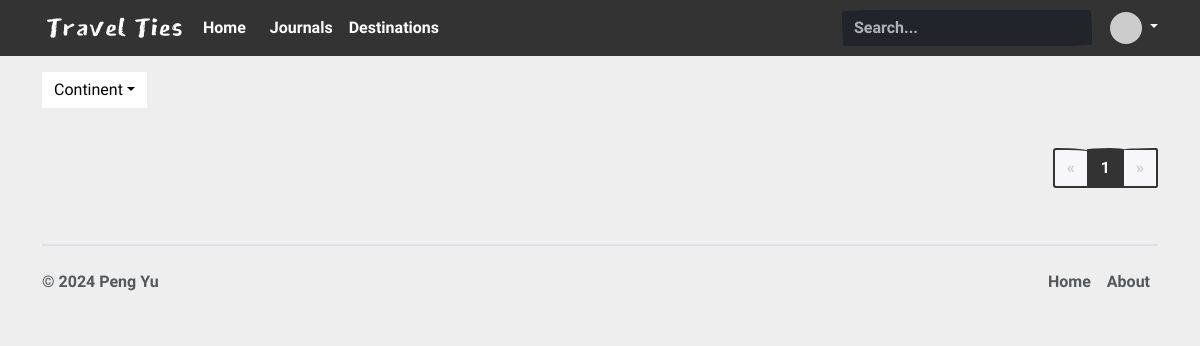
/destinations/ (signed in), run on an earlier commit of the app's database.
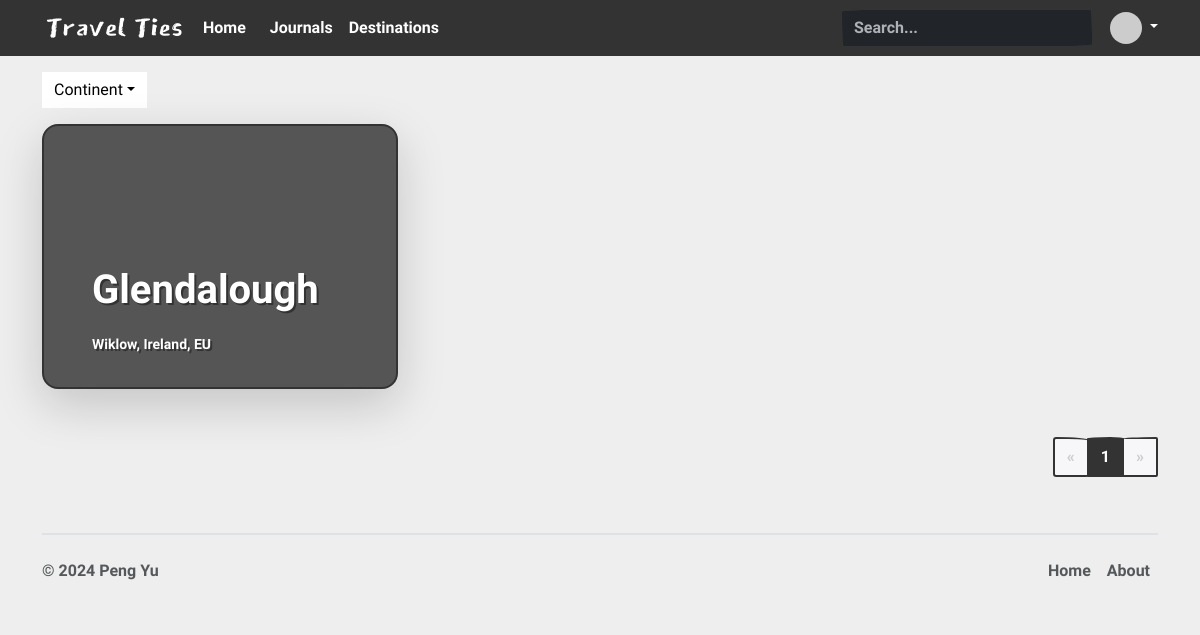
And on a later commit of the database.
### app/models.py (models this page shows, shortened)
class Destination(models.Model):
    user = models.ForeignKey(UserProfile, on_delete=models.CASCADE)
    title = models.CharField(max_length=255)
    content = models.TextField()
    images = models.ManyToManyField(Image)
    created_at = models.DateTimeField(auto_now_add=True)
    CONTINENT_CHOICES = (
        ('NA', 'North America'),
        ('SA', 'South America'),
        ('EU', 'Europe'),
        ('AS', 'Asia'),
        ('AF', 'Africa'),
        ('OC', 'Oceania'),
        ('AN', 'Antarctica'),
    )
    continent = models.CharField(max_length=2, choices=CONTINENT_CHOICES)
    country = models.CharField(max_length=255)
    city = models.CharField(max_length=255)
    class Meta:
        ordering = ['-created_at']

class Image(models.Model):
    title = models.CharField(max_length=50, null=True, blank=True)
    description = models.CharField(max_length=255, null=True, blank=True)
    url = models.URLField()
    sort = models.IntegerField(default=0)
    IMAGE_CHOICES = (
        ('A', 'avatar'),
        ('P', 'post')
    )
    type = models.CharField(max_length=1, choices=IMAGE_CHOICES, default='P')
    class Meta:
        ordering = ['sort']

### app/views.py (the view)
# urls.py: path('destinations/', views.DestinationListView.as_view(),
class DestinationListView(FilterView):
    template_name = "destinations.html"
    model = models.Destination
    context_object_name = "destinations"
    paginate_by = 10
    filterset_class = filters.DestinationFilter

### app/templates/destinations.html (shortened to what this page needs)
{% extends "base.html" %}
{% block main %}
    <main>
        <div class="container mt-3">
            <div class="dropdown">
                <button class="btn btn-light dropdown-toggle"
                        style="border: #eeeeee;
                               border-radius: 0%"
                        type="button"
                        id="continent_dropdown"
                        data-bs-toggle="dropdown"
                        aria-expanded="false">Continent</button>
            </div>
        </div>
        <div class="container pb-3" id="custom-cards">
            <div class="row row-cols-1 row-cols-lg-3 align-items-stretch g-4 pb-5 pt-3">
                {% for destination in destinations %}
                    <div class="col">
                        <div class="card card-cover h-100 overflow-hidden text-bg-dark rounded-4 shadow-lg"
                             style="background-image: url('{{ destination.images.first.url }}');
                                    background-size: cover;
                                    text-shadow: 2px 2px #333333">
                            <div class="d-flex flex-column h-100 p-5 pb-3 text-white text-shadow-1">
                                <h3 class="pt-5 mt-5 mb-4 display-6 lh-1 fw-bold">{{ destination.title }}</h3>
                                <ul class="d-flex list-unstyled mt-auto">
                                    <li class="d-flex align-items-center">
                                        <small>{{ destination.city }}, {{ destination.country }}, {{ destination.continent }}</small>
                                    </li>
                                </ul>
                            </div>
                        </div>
                    </div>
                {% endfor %}
            </div>
            <div class="d-flex justify-content-end">
                <div class="float-right">
                    <ul class="pagination pagination-md">
                        {% if page_obj.has_previous %}
                            <li class="page-item">
                                <a class="page-link" href="?page={{ page_obj.previous_page_number }}">&laquo;</a>
                            </li>
                        {% elif not page_obj.has_previous %}
                            <li class="page-item disabled">
                                <a class="page-link" href="#">&laquo;</a>
                            </li>
                        {% endif %}
                        {% for page in page_obj.paginator.page_range %}
                            {% if page == page_obj.number %}
                                <li class="page-item active">
                                    <a class="page-link" href="?page={{ page }}">{{ page }}</a>
                                </li>
                            {% elif page != page_obj.number %}
                                <li class="page-item">
                                    <a class="page-link" href="?page={{ page }}">{{ page }}</a>
                                </li>
                            {% endif %}
                        {% endfor %}
                        {% if page_obj.has_next %}
                            <li class="page-item">
                                <a class="page-link" href="?page={{ page_obj.next_page_number }}">&raquo;</a>
                            </li>
                        {% elif not page_obj.has_next %}
                            <li class="page-item disabled">
                                <a class="page-link" href="#">&raquo;</a>
                            </li>
                        {% endif %}
                    </ul>
                </div>
            </div>
        </div>
    </main>
{% endblock main %}

### app/templates/base.html (shortened to what this page needs)
<!DOCTYPE html>
<html lang="en">
  <head>
    <link rel="stylesheet"
          href="https://cdn.jsdelivr.net/npm/bootswatch@5.3.3/dist/sketchy/bootstrap.min.css">
    <link rel="stylesheet" href="https://cdn.jsdelivr.net/npm/@docsearch/css@3">
    <link href="https://cdn.jsdelivr.net/npm/quill@2.0.0-rc.2/dist/quill.snow.css"
          rel="stylesheet" />
  </head>
  <body>
    {% include "header.html" %}
    {% block main %}
    {% endblock main %}
    {% include "footer.html" %}
  </body>
</html>

### app/templates/header.html (shortened to what this page needs)
{% load static %}
<header class="p-2 mb-3 bg-primary" data-bs-theme="dark">
    <div class="container">
        <div class="d-flex flex-wrap align-items-center justify-content-center justify-content-lg-start">
            <a class="navbar-brand" href="/" style="color: #ffffff">
                <img height="30" src="{% static 'app/images/logo.png' %}" />
            </a>
            <ul class="nav col-12 col-lg-auto me-lg-auto mb-2 justify-content-center mb-md-0">
                <li>
                    <a href="/" class="nav-link active link-body-emphasis">Home</a>
                </li>
                <li>
                    <a href="/posts" class="nav-link px-2 link-body-emphasis">Journals</a>
                </li>
                <li>
                    <a href="/destinations" class="nav-link px-2 link-body-emphasis">Destinations</a>
                </li>
            </ul>
            <form method="get"
                  class="col-12 col-lg-auto mb-3 mb-lg-0 me-lg-3"
                  role="search">
                <input type="search"
                       name="address__contains"
                       class="form-control"
                       placeholder="Search..."
                       aria-label="Search">
            </form>
            {% if not user.is_authenticated %}
                <button class="btn btn-secondary">
                    <a class="nav-link" href="{% url 'signin' %}">Sign In</a>
                </button>
                <button class="btn btn-light ms-2">
                    <a class="nav-link" href="{% url 'signup' %}">Sign Up</a>
                </button>
            {% elif user.is_authenticated %}
                <div class="dropdown text-end">
                    <a href="#"
                       class="d-block link-body-emphasis text-decoration-none dropdown-toggle"
                       data-bs-toggle="dropdown"
                       aria-expanded="false">
                        {% if user.profile.avatar_image.url %}
                            <img src="{{ user.profile.avatar_image.url }}"
                                 alt="mdo"
                                 width="32"
                                 height="32"
                                 class="rounded-circle" />
                        {% endif %}
                    </a>
                </div>
            {% endif %}
        </div>
    </div>
</header>

### app/templates/footer.html (shortened to what this page needs)
<div class="container">
    <footer class="d-flex flex-wrap justify-content-between align-items-center py-3 my-4 border-top">
        <p class="col-md-4 mb-0 text-body-secondary">&copy; 2024 Peng Yu</p>
        <ul class="nav col-md-4 justify-content-end">
            <li class="nav-item">
                <a href="/" class="nav-link px-2 text-body-secondary">Home</a>
            </li>
            <li class="nav-item">
                <a href="/about" class="nav-link px-2 text-body-secondary">About</a>
            </li>
        </ul>
    </footer>
</div>

What changed in the data, as far as the page shows it:
added Destination: title "Glendalough", city "Wiklow", country "Ireland", continent "EU"
